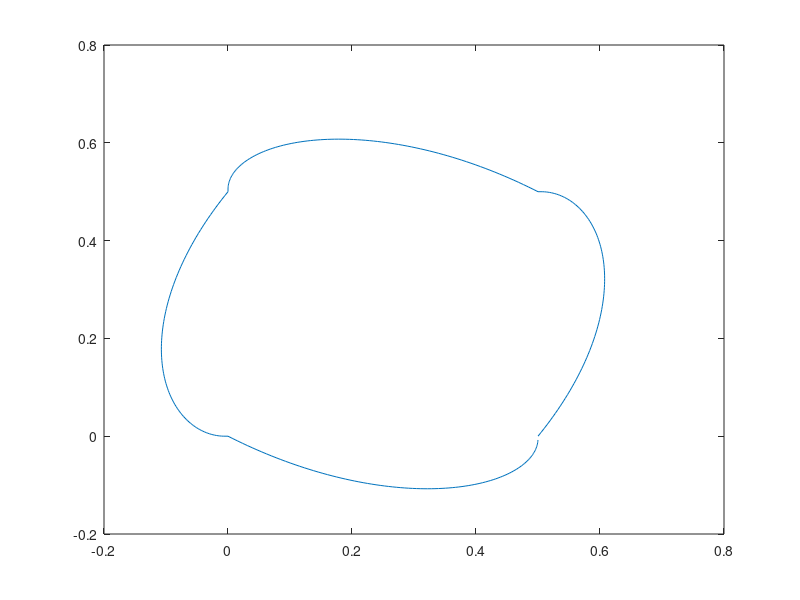

This figure's MATLAB source:
%Created by Derek Yu 7/5/2019
%Script directly averages a circle and a square


% given descrete x, y values for a circle
period = 1/100;

%create a box
x = [0:period:1, ones(1,101), 1:-period:0, zeros(1,101)];
y = [zeros(1,101), 0:period:1, ones(1,101), 1:-period:0];

%create a circle
tt = (0:length(x)-1).*2*pi./length(x);
xx = cos(tt);
yy = sin(tt);


x_avg = (x+xx)/2;
y_avg = (y+yy)/2;


plot(x_avg, y_avg);
